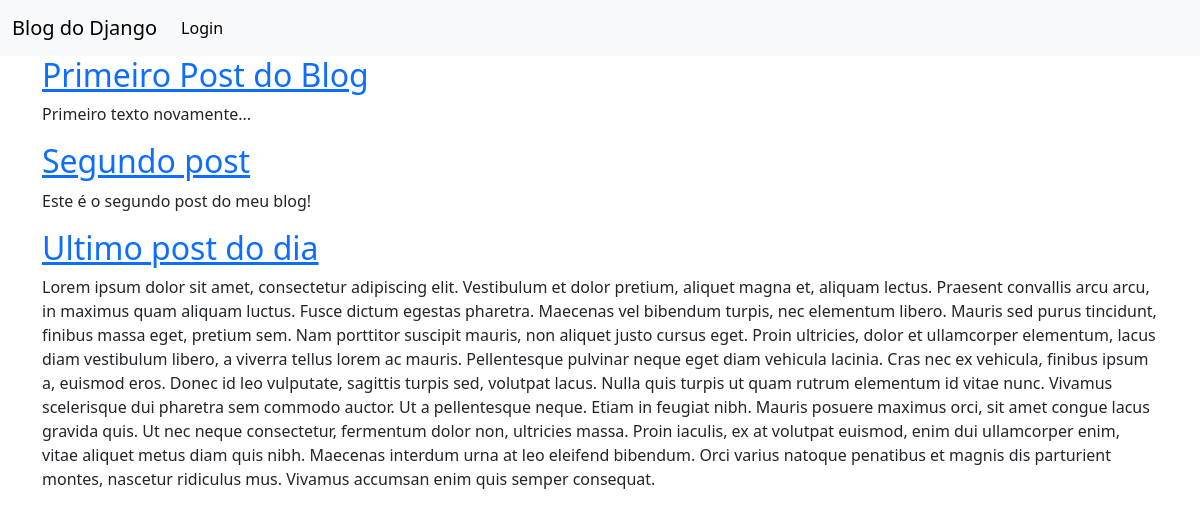
The app's page /, older data.
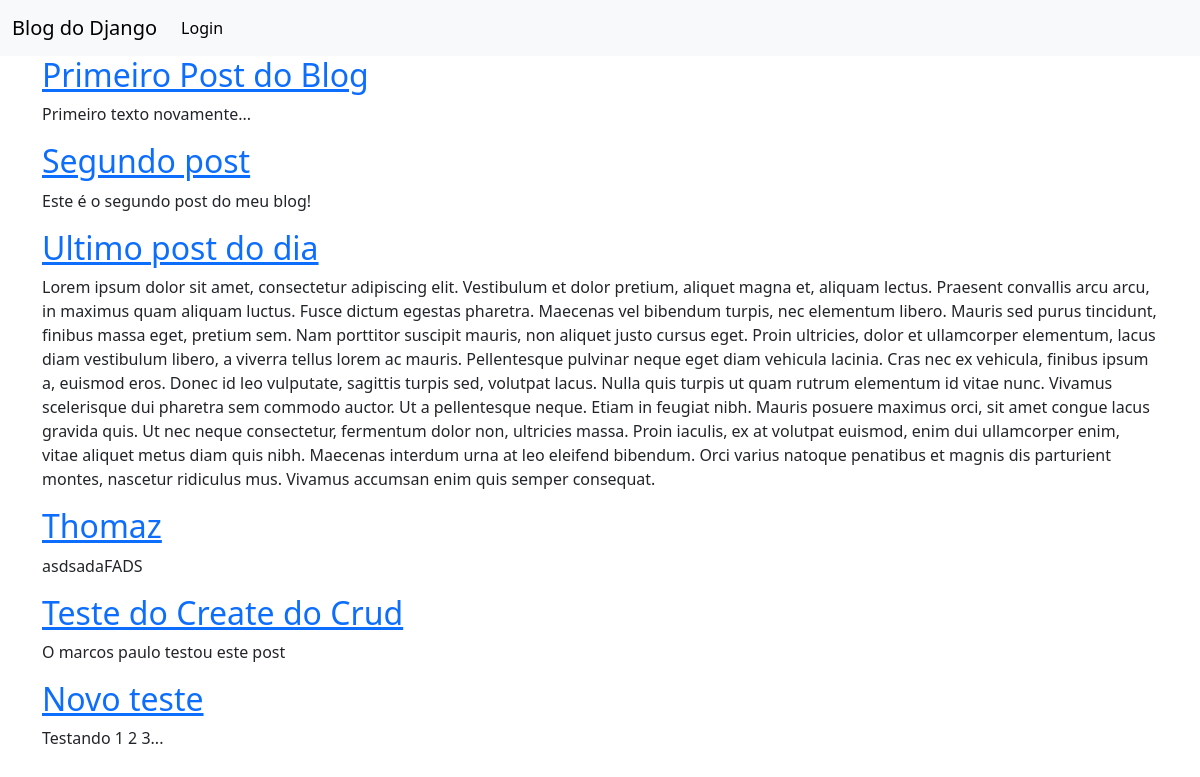
The same page, newer data.
### blog/models.py (models this page shows, shortened)
class Post(models.Model):
    title = models.CharField(max_length=150)
    date = models.DateTimeField(auto_now=True)
    author = models.ForeignKey(
        settings.AUTH_USER_MODEL,
        on_delete=models.CASCADE,
    )
    content = models.TextField()

### blog/views.py (the view)
# urls.py: path('', BlogListView.as_view(), name='home'),
class BlogListView(ListView):
    model = Post
    template_name = 'homepage.html'

### templates/homepage.html
{% extends "base.html" %}
{% block content %}
    {% for post in post_list %}
    <h2><a href="{% url 'post_detail' post.pk %}">{{post.title}}</a></h2>
    <p>{{post.content}}</p>
    {% endfor %}
{% endblock content %}

Row changes from the older to the newer data that the page shows:
added Post: title "Thomaz", content "asdsadaFADS"
added Post: title "Teste do Create do Crud", content "O marcos paulo testou este post"
added Post: title "Novo teste", content "Testando 1 2 3..."
